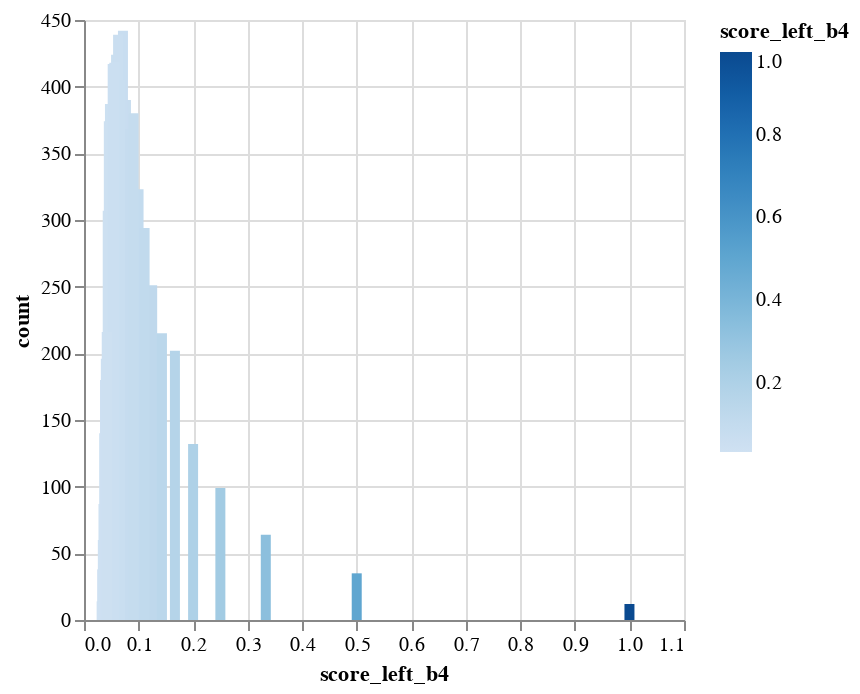
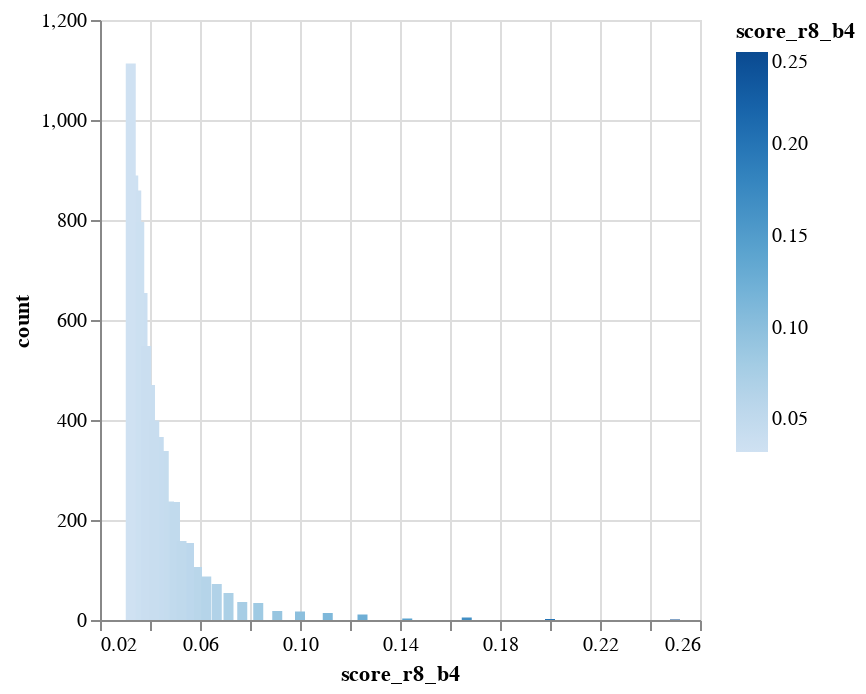

Here is the notebook cell these charts were saved with, in order:
### Code cell
show_b_stats('score_left_b4')
show_b_stats('score_r8_b4')

### Figure 1 — Vega-Lite specification as saved in the notebook (floating-point values rounded to 4 significant figures)
{"config": {"view": {"continuousWidth": 300, "continuousHeight": 300}}, "data": {"name": "data-efc92617a4a040aa9c3cee73c1468b99"}, "mark": {"type": "bar", "tooltip": true}, "encoding": {"color": {"field": "score_left_b4", "type": "quantitative"}, "x": {"field": "score_left_b4", "type": "quantitative"}, "y": {"field": "count", "type": "quantitative"}}, "params": [{"name": "param_7", "select": {"type": "interval", "encodings": ["x", "y"]}, "bind": "scales"}], "$schema": "https://vega.github.io/schema/vega-lite/v5.20.1.json", "datasets": {"data-efc92617a4a040aa9c3cee73c1468b99": [{"score_left_b4": 0.125, "count": 251}, {"score_left_b4": 0.0476, "count": 387}, {"score_left_b4": 0.0588, "count": 424}, {"score_left_b4": 0.0333, "count": 38}, {"score_left_b4": 0.0769, "count": 390}, {"score_left_b4": 0.0714, "count": 442}, {"score_left_b4": 0.5, "count": 35}, {"score_left_b4": 0.1, "count": 323}, {"score_left_b4": 0.037, "count": 140}, {"score_left_b4": 0.0833, "count": 368}, {"score_left_b4": 0.0345, "count": 60}, {"score_left_b4": 0.3333, "count": 64}, {"score_left_b4": 0.0625, "count": 439}, {"score_left_b4": 0.04, "count": 196}, {"score_left_b4": 0.1111, "count": 294}, {"score_left_b4": 0.0357, "count": 87}, {"score_left_b4": 0.05, "count": 368}, {"score_left_b4": 0.0455, "count": 374}, {"score_left_b4": 0.0667, "count": 405}, {"score_left_b4": 0.25, "count": 99}, {"score_left_b4": 0.0435, "count": 307}, {"score_left_b4": 0.0323, "count": 14}, {"score_left_b4": 1.0, "count": 12}, {"score_left_b4": 0.2, "count": 132}, {"score_left_b4": 0.1429, "count": 215}, {"score_left_b4": 0.1667, "count": 202}, {"score_left_b4": 0.0385, "count": 180}, {"score_left_b4": 0.0909, "count": 380}, {"score_left_b4": 0.0556, "count": 418}, {"score_left_b4": 0.0526, "count": 417}, {"score_left_b4": 0.0417, "count": 216}]}}

### Figure 2 — Vega-Lite specification as saved in the notebook (floating-point values rounded to 4 significant figures)
{"config": {"view": {"continuousWidth": 300, "continuousHeight": 300}}, "data": {"name": "data-af7e09739aca6032ebe0d164bfce34a5"}, "mark": {"type": "bar", "tooltip": true}, "encoding": {"color": {"field": "score_r8_b4", "type": "quantitative"}, "x": {"field": "score_r8_b4", "type": "quantitative"}, "y": {"field": "count", "type": "quantitative"}}, "params": [{"name": "param_8", "select": {"type": "interval", "encodings": ["x", "y"]}, "bind": "scales"}], "$schema": "https://vega.github.io/schema/vega-lite/v5.20.1.json", "datasets": {"data-af7e09739aca6032ebe0d164bfce34a5": [{"score_r8_b4": 0.125, "count": 11}, {"score_r8_b4": 0.0476, "count": 237}, {"score_r8_b4": 0.0588, "count": 106}, {"score_r8_b4": 0.0333, "count": 889}, {"score_r8_b4": 0.0769, "count": 36}, {"score_r8_b4": 0.1, "count": 17}, {"score_r8_b4": 0.037, "count": 654}, {"score_r8_b4": 0.0714, "count": 54}, {"score_r8_b4": 0.0833, "count": 34}, {"score_r8_b4": 0.0345, "count": 859}, {"score_r8_b4": 0.04, "count": 470}, {"score_r8_b4": 0.0625, "count": 87}, {"score_r8_b4": 0.1111, "count": 14}, {"score_r8_b4": 0.0357, "count": 796}, {"score_r8_b4": 0.0667, "count": 72}, {"score_r8_b4": 0.05, "count": 236}, {"score_r8_b4": 0.0455, "count": 338}, {"score_r8_b4": 0.25, "count": 1}, {"score_r8_b4": 0.0323, "count": 1113}, {"score_r8_b4": 0.0435, "count": 366}, {"score_r8_b4": 0.1429, "count": 3}, {"score_r8_b4": 0.2, "count": 2}, {"score_r8_b4": 0.0385, "count": 548}, {"score_r8_b4": 0.1667, "count": 5}, {"score_r8_b4": 0.0909, "count": 18}, {"score_r8_b4": 0.0556, "count": 154}, {"score_r8_b4": 0.0526, "count": 158}, {"score_r8_b4": 0.0417, "count": 399}]}}
